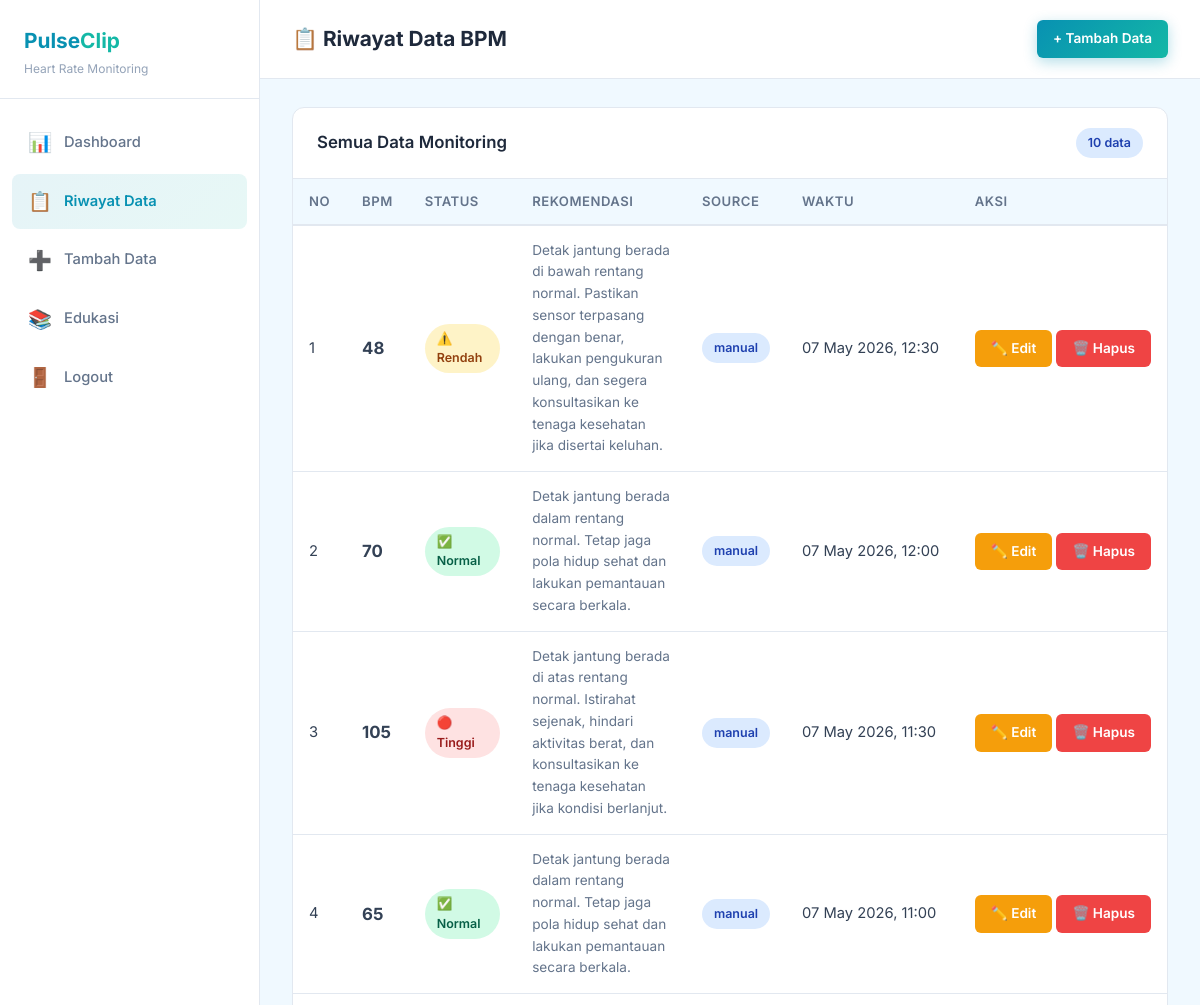
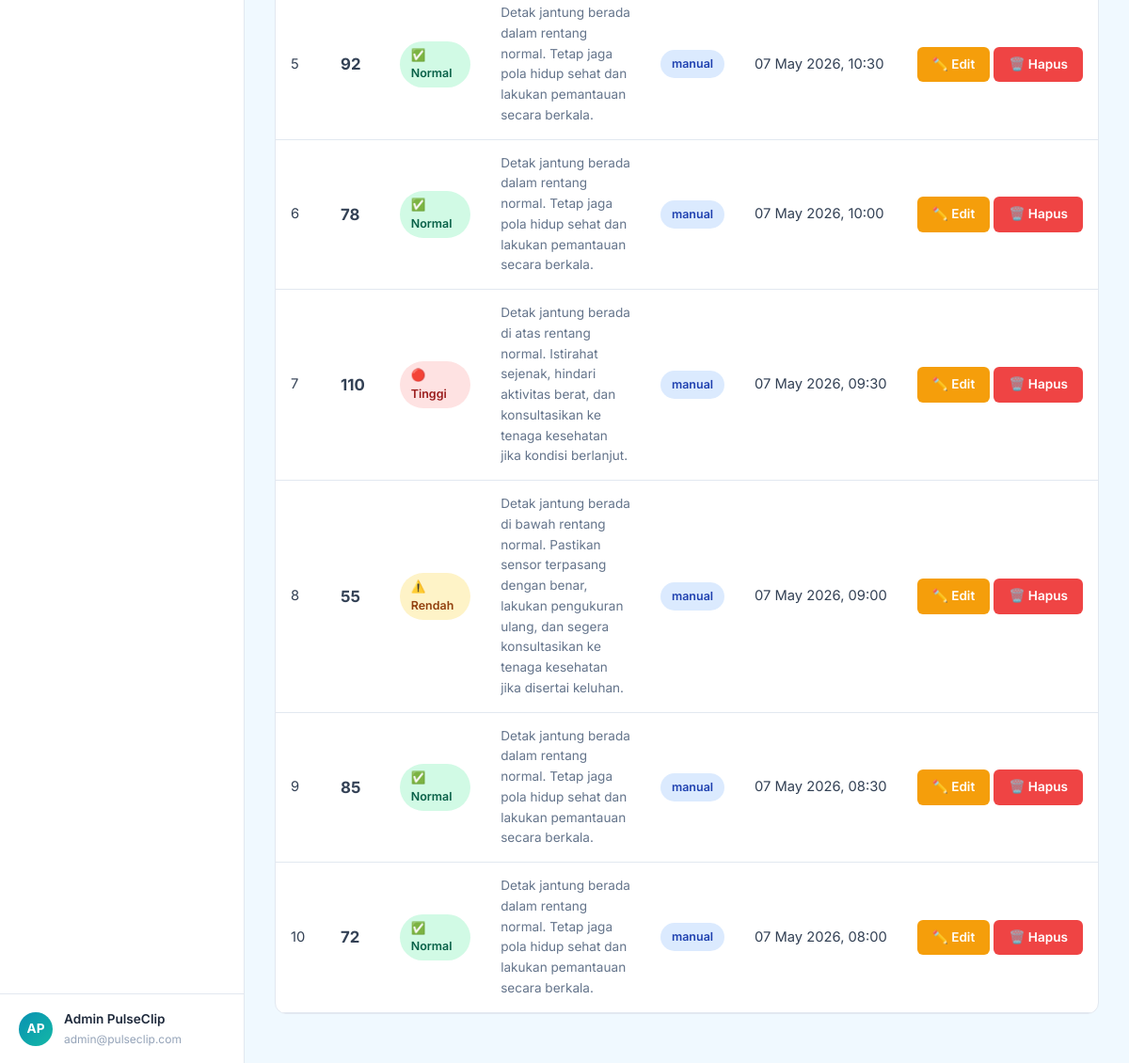
/pages/history.php (signed in), run on the app's committed database (2 pictures, top to bottom).
### tables this page shows
CREATE TABLE IF NOT EXISTS heart_rate_data (
    id INT AUTO_INCREMENT PRIMARY KEY,
    user_id INT NOT NULL,
    bpm INT NOT NULL,
    status VARCHAR(20) NOT NULL,
    rekomendasi TEXT NOT NULL,
    source VARCHAR(20) DEFAULT 'manual',
    recorded_at TIMESTAMP DEFAULT CURRENT_TIMESTAMP,
    created_at TIMESTAMP DEFAULT CURRENT_TIMESTAMP,
    updated_at TIMESTAMP DEFAULT CURRENT_TIMESTAMP ON UPDATE CURRENT_TIMESTAMP,
    FOREIGN KEY (user_id) REFERENCES users(id) ON DELETE CASCADE
);

### config/helpers.php (called while the page is built, shortened)
<?php
function getStatusBadgeClass($status) {
    switch ($status) {
        case "Rendah":
            return "badge-warning";
        case "Normal":
            return "badge-success";
        case "Tinggi":
            return "badge-danger";
    }
}
function getStatusIcon($status) {
    switch ($status) {
        case "Rendah":
            return "⚠️";
        case "Normal":
            return "✅";
        case "Tinggi":
            return "🔴";
    }
}
function formatWaktu($datetime) {
    return date('d M Y, H:i', strtotime($datetime));
}

### pages/history.php (the view, shortened to what this page needs)
<?php
require_once __DIR__ . '/../config/helpers.php';
require_once __DIR__ . '/../config/database.php';
$userId = $_SESSION['user_id'];
$stmt = $conn->prepare("SELECT * FROM heart_rate_data WHERE user_id = ? ORDER BY recorded_at DESC");
$stmt->bind_param("i", $userId);
$stmt->execute();
$allData = $stmt->get_result()->fetch_all(MYSQLI_ASSOC);
include __DIR__ . '/../includes/header.php';
include __DIR__ . '/../includes/sidebar.php';
?>
<div class="topbar">
    <h2>📋 Riwayat Data BPM</h2>
    <div class="topbar-right">
        <a href="/PulseClip/pages/add_data.php" class="btn btn-primary btn-sm">+ Tambah Data</a>
    </div>
</div>
<div class="content-area">
    <div class="card">
        <div class="card-header">
            <h3>Semua Data Monitoring</h3>
            <span class="badge badge-info"><?php echo count($allData); ?> data</span>
        </div>
        <div class="card-body" style="padding: 0;">
            <?php if (count($allData) > 0): ?>
                <div class="table-responsive">
                    <table class="data-table">
                        <thead>
                            <tr>
                                <th>No</th>
                                <th>BPM</th>
                                <th>Status</th>
                                <th>Rekomendasi</th>
                                <th>Source</th>
                                <th>Waktu</th>
                                <th>Aksi</th>
                            </tr>
                        </thead>
                        <tbody>
                            <?php $no = 1; foreach ($allData as $row): ?>
                            <tr>
                                <td><?php echo $no++; ?></td>
                                <td><span class="bpm-value"><?php echo htmlspecialchars($row['bpm']); ?></span></td>
                                <td>
                                    <span class="badge <?php echo getStatusBadgeClass($row['status']); ?>">
                                        <?php echo getStatusIcon($row['status']) . ' ' . htmlspecialchars($row['status']); ?>
                                    </span>
                                </td>
                                <td style="max-width: 250px; font-size: 0.85rem; color: var(--gray);">
                                    <?php echo htmlspecialchars($row['rekomendasi']); ?>
                                </td>
                                <td><span class="badge badge-info"><?php echo htmlspecialchars($row['source']); ?></span></td>
                                <td style="white-space: nowrap;"><?php echo formatWaktu($row['recorded_at']); ?></td>
                                <td style="white-space: nowrap;">
                                    <a href="/PulseClip/pages/edit_data.php?id=<?php echo $row['id']; ?>" class="btn btn-warning btn-sm">✏️ Edit</a>
                                    <a href="/PulseClip/pages/delete_data.php?id=<?php echo $row['id']; ?>" class="btn btn-danger btn-sm" onclick="return confirm('Yakin ingin menghapus data ini?')">🗑️ Hapus</a>
                                </td>
                            </tr>
                            <?php endforeach; ?>
                        </tbody>
                    </table>
                </div>
            <?php endif; ?>
        </div>
    </div>
</div>
<?php include __DIR__ . '/../includes/footer.php'; ?>

### assets/css/style.css (style rules this page uses)
:root { --primary: #0891b2; --primary-light: #22d3ee; --primary-dark: #0e7490; --teal: #14b8a6; --teal-light: #5eead4; --teal-dark: #0d9488; --success: #10b981; --success-light: #d1fae5; --warning: #f59e0b; --warning-light: #fef3c7; --danger: #ef4444; --danger-light: #fee2e2; --info: #3b82f6; --dark: #1e293b; --dark-2: #334155; --gray: #64748b; --gray-light: #94a3b8; --gray-lighter: #e2e8f0; --bg: #f0f9ff; --bg-card: #ffffff; --white: #ffffff; --shadow: 0 1px 3px rgba(0,0,0,0.08), 0 4px 12px rgba(0,0,0,0.04); --shadow-md: 0 4px 16px rgba(0,0,0,0.08), 0 8px 24px rgba(0,0,0,0.04); --shadow-lg: 0 8px 32px rgba(0,0,0,0.1); --radius: 12px; --radius-sm: 8px; --radius-lg: 16px; --transition: all 0.3s cubic-bezier(0.4, 0, 0.2, 1); }
* { margin: 0; padding: 0; box-sizing: border-box; }
body { font-family: 'Inter', sans-serif; background: var(--bg); color: var(--dark); line-height: 1.6; min-height: 100vh; }
a { text-decoration: none; color: inherit; }
.btn { display: inline-flex; align-items: center; gap: 8px; padding: 12px 28px; border-radius: var(--radius-sm); font-family: 'Inter', sans-serif; font-size: 0.95rem; font-weight: 600; border: none; cursor: pointer; transition: var(--transition); text-decoration: none; }
.btn-primary { background: linear-gradient(135deg, var(--primary), var(--teal)); color: var(--white); box-shadow: 0 4px 14px rgba(8,145,178,0.3); }
.btn-sm { padding: 8px 16px; font-size: 0.85rem; border-radius: 6px; }
.btn-warning { background: var(--warning); color: var(--white); }
.btn-danger { background: var(--danger); color: var(--white); }
.topbar { padding: 20px 32px; background: var(--white); border-bottom: 1px solid var(--gray-lighter); display: flex; align-items: center; justify-content: space-between; }
.topbar h2 { font-size: 1.3rem; font-weight: 700; }
.topbar .topbar-right { display: flex; align-items: center; gap: 16px; }
.content-area { padding: 28px 32px; }
.card { background: var(--white); border-radius: var(--radius); border: 1px solid var(--gray-lighter); overflow: hidden; margin-bottom: 24px; }
.card-header { padding: 20px 24px; border-bottom: 1px solid var(--gray-lighter); display: flex; align-items: center; justify-content: space-between; }
.card-header h3 { font-size: 1.05rem; font-weight: 600; }
.card-body { padding: 24px; }
.table-responsive { overflow-x: auto; }
.data-table { width: 100%; border-collapse: collapse; }
.data-table th { padding: 12px 16px; text-align: left; font-size: 0.82rem; font-weight: 600; color: var(--gray); text-transform: uppercase; letter-spacing: 0.5px; background: var(--bg); border-bottom: 2px solid var(--gray-lighter); }
.data-table td { padding: 14px 16px; font-size: 0.92rem; border-bottom: 1px solid var(--gray-lighter); color: var(--dark-2); }
.data-table tbody tr { transition: var(--transition); }
.data-table .bpm-value { font-weight: 700; font-size: 1.05rem; }
.badge { display: inline-flex; align-items: center; gap: 4px; padding: 5px 12px; border-radius: 50px; font-size: 0.78rem; font-weight: 600; }
.badge-success { background: var(--success-light); color: #065f46; }
.badge-warning { background: var(--warning-light); color: #92400e; }
.badge-danger { background: var(--danger-light); color: #991b1b; }
.badge-info { background: #dbeafe; color: #1e40af; }

### data on the page
heart_rate_data: bpm "48", status "⚠️", status "Rendah", rekomendasi "Detak jantung berada di bawah rentang normal. Pastikan sensor terpasang dengan benar, lakukan pengukuran ulang, dan segera konsultasikan ke tenaga kesehatan jika disertai keluhan.", source "manual", recorded_at "07 May 2026, 12:30"
heart_rate_data: bpm "70", status "✅", status "Normal", rekomendasi "Detak jantung berada dalam rentang normal. Tetap jaga pola hidup sehat dan lakukan pemantauan secara berkala.", source "manual", recorded_at "07 May 2026, 12:00"
heart_rate_data: bpm "105", status "🔴", status "Tinggi", rekomendasi "Detak jantung berada di atas rentang normal. Istirahat sejenak, hindari aktivitas berat, dan konsultasikan ke tenaga kesehatan jika kondisi berlanjut.", source "manual", recorded_at "07 May 2026, 11:30"
heart_rate_data: bpm "65", status "✅", status "Normal", rekomendasi "Detak jantung berada dalam rentang normal. Tetap jaga pola hidup sehat dan lakukan pemantauan secara berkala.", source "manual", recorded_at "07 May 2026, 11:00"
heart_rate_data: bpm "92", status "✅", status "Normal", rekomendasi "Detak jantung berada dalam rentang normal. Tetap jaga pola hidup sehat dan lakukan pemantauan secara berkala.", source "manual", recorded_at "07 May 2026, 10:30"
heart_rate_data: bpm "78", status "✅", status "Normal", rekomendasi "Detak jantung berada dalam rentang normal. Tetap jaga pola hidup sehat dan lakukan pemantauan secara berkala.", source "manual", recorded_at "07 May 2026, 10:00"
heart_rate_data: bpm "110", status "🔴", status "Tinggi", rekomendasi "Detak jantung berada di atas rentang normal. Istirahat sejenak, hindari aktivitas berat, dan konsultasikan ke tenaga kesehatan jika kondisi berlanjut.", source "manual", recorded_at "07 May 2026, 09:30"
heart_rate_data: bpm "55", status "⚠️", status "Rendah", rekomendasi "Detak jantung berada di bawah rentang normal. Pastikan sensor terpasang dengan benar, lakukan pengukuran ulang, dan segera konsultasikan ke tenaga kesehatan jika disertai keluhan.", source "manual", recorded_at "07 May 2026, 09:00"
heart_rate_data: bpm "85", status "✅", status "Normal", rekomendasi "Detak jantung berada dalam rentang normal. Tetap jaga pola hidup sehat dan lakukan pemantauan secara berkala.", source "manual", recorded_at "07 May 2026, 08:30"
heart_rate_data: bpm "72", status "✅", status "Normal", rekomendasi "Detak jantung berada dalam rentang normal. Tetap jaga pola hidup sehat dan lakukan pemantauan secara berkala.", source "manual", recorded_at "07 May 2026, 08:00"

### other printed values
$initials "AP"
$userName "Admin PulseClip"
$userEmail "admin@pulseclip.com"
count($allData) "10"
